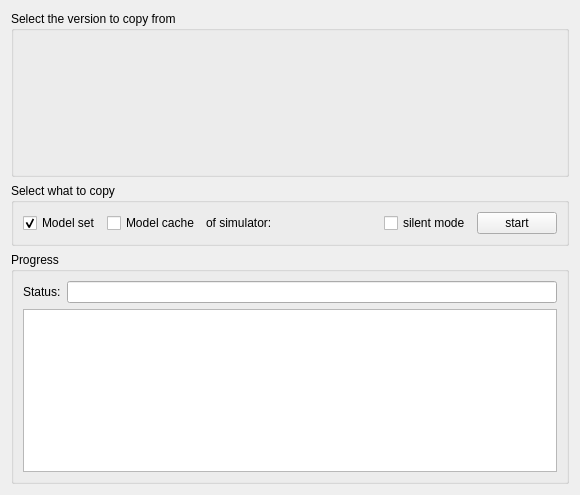
<?xml version="1.0" encoding="UTF-8"?>
<ui version="4.0">
 <class>CCopyModelsFromOtherSwiftVersionsComponent</class>
 <widget class="QFrame" name="CCopyModelsFromOtherSwiftVersionsComponent">
  <property name="geometry">
   <rect>
    <x>0</x>
    <y>0</y>
    <width>533</width>
    <height>495</height>
   </rect>
  </property>
  <property name="windowTitle">
   <string>Copy models from other swift versions</string>
  </property>
  <layout class="QVBoxLayout" name="vl_CopyModelsFromOtherSwiftVersions" stretch="2,1,5">
   <item>
    <widget class="QGroupBox" name="gb_OtherSwiftVersions">
     <property name="title">
      <string>Select the version to copy from</string>
     </property>
     <layout class="QVBoxLayout" name="vl_OtherSwiftVersions">
      <item>
       <widget class="BlackGui::Components::COtherSwiftVersionsComponent" name="comp_OtherSwiftVersions">
        <property name="minimumSize">
         <size>
          <width>0</width>
          <height>125</height>
         </size>
        </property>
       </widget>
      </item>
     </layout>
    </widget>
   </item>
   <item>
    <widget class="QGroupBox" name="gb_WhatToCopy">
     <property name="title">
      <string>Select what to copy</string>
     </property>
     <layout class="QHBoxLayout" name="hl_WhatToCopy">
      <item>
       <widget class="QCheckBox" name="cb_ModelSet">
        <property name="text">
         <string>Model set</string>
        </property>
        <property name="checked">
         <bool>true</bool>
        </property>
       </widget>
      </item>
      <item>
       <widget class="QCheckBox" name="cb_ModelCache">
        <property name="text">
         <string>Model cache</string>
        </property>
       </widget>
      </item>
      <item>
       <widget class="QLabel" name="lbl_Of">
        <property name="text">
         <string>of simulator:</string>
        </property>
       </widget>
      </item>
      <item>
       <widget class="BlackGui::Components::CSimulatorSelector" name="comp_SimulatorSelector">
        <property name="minimumSize">
         <size>
          <width>100</width>
          <height>0</height>
         </size>
        </property>
       </widget>
      </item>
      <item>
       <spacer name="hs_SelectWhatToCopy">
        <property name="orientation">
         <enum>Qt::Horizontal</enum>
        </property>
        <property name="sizeHint" stdset="0">
         <size>
          <width>40</width>
          <height>20</height>
         </size>
        </property>
       </spacer>
      </item>
      <item>
       <widget class="QCheckBox" name="cb_Silent">
        <property name="text">
         <string>silent mode</string>
        </property>
       </widget>
      </item>
      <item>
       <widget class="QPushButton" name="pb_StartCopying">
        <property name="text">
         <string>start</string>
        </property>
       </widget>
      </item>
     </layout>
    </widget>
   </item>
   <item>
    <widget class="QGroupBox" name="gb_Progress">
     <property name="title">
      <string>Progress</string>
     </property>
     <layout class="QVBoxLayout" name="vl_Progress">
      <item>
       <widget class="QFrame" name="fr_Status">
        <layout class="QFormLayout" name="fl_Status">
         <property name="leftMargin">
          <number>0</number>
         </property>
         <property name="topMargin">
          <number>0</number>
         </property>
         <property name="rightMargin">
          <number>0</number>
         </property>
         <property name="bottomMargin">
          <number>0</number>
         </property>
         <item row="1" column="0">
          <widget class="QLabel" name="lbl_Status">
           <property name="text">
            <string>Status:</string>
           </property>
          </widget>
         </item>
         <item row="1" column="1">
          <widget class="QLineEdit" name="le_Status">
           <property name="readOnly">
            <bool>true</bool>
           </property>
          </widget>
         </item>
        </layout>
       </widget>
      </item>
      <item>
       <widget class="BlackGui::Views::CAircraftModelView" name="tvp_AircraftModels">
        <property name="selectionMode">
         <enum>QAbstractItemView::SingleSelection</enum>
        </property>
        <property name="selectionBehavior">
         <enum>QAbstractItemView::SelectRows</enum>
        </property>
        <attribute name="verticalHeaderVisible">
         <bool>false</bool>
        </attribute>
       </widget>
      </item>
     </layout>
    </widget>
   </item>
  </layout>
 </widget>
 <customwidgets>
  <customwidget>
   <class>BlackGui::Components::COtherSwiftVersionsComponent</class>
   <extends>QFrame</extends>
   <header>blackgui/components/otherswiftversionscomponent.h</header>
   <container>1</container>
  </customwidget>
  <customwidget>
   <class>BlackGui::Components::CSimulatorSelector</class>
   <extends>QFrame</extends>
   <header>blackgui/components/simulatorselector.h</header>
   <container>1</container>
  </customwidget>
  <customwidget>
   <class>BlackGui::Views::CAircraftModelView</class>
   <extends>QTableView</extends>
   <header>blackgui/views/aircraftmodelview.h</header>
  </customwidget>
 </customwidgets>
 <tabstops>
  <tabstop>cb_ModelSet</tabstop>
  <tabstop>cb_ModelCache</tabstop>
  <tabstop>cb_Silent</tabstop>
  <tabstop>pb_StartCopying</tabstop>
  <tabstop>le_Status</tabstop>
  <tabstop>tvp_AircraftModels</tabstop>
 </tabstops>
 <resources/>
 <connections/>
</ui>
